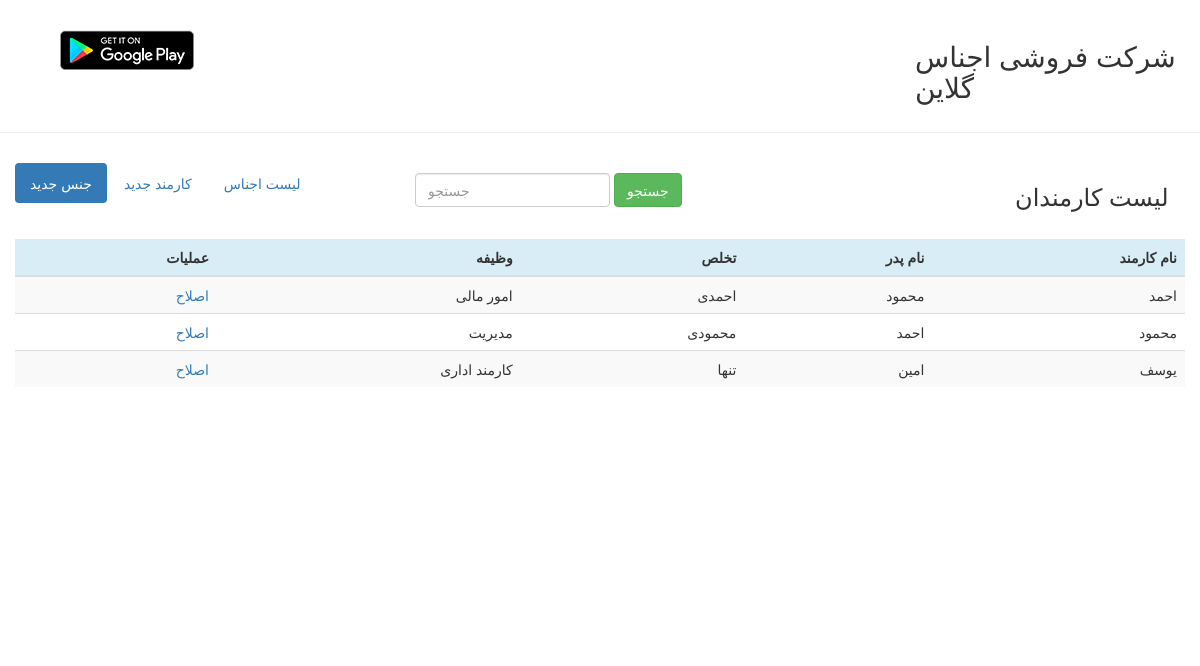
The page /list_emp.php on the database its author committed.
### tables this page shows
CREATE TABLE `employee` (
  `em_id` int(4) NOT NULL,
  `em_name` varchar(10) NOT NULL,
  `em_fname` varchar(10) NOT NULL,
  `em_surname` varchar(10) NOT NULL,
  `em_job` varchar(20) NOT NULL
);

### list_emp.php (the view)
<?php
    include("include/connecation.php");
    include("include/header.php");
	   if(!empty($_POST['search'])){
		      $search=$_POST['search'];
		      $sql="SELECT * FROM employee";
	           $sql .=" WHERE CONCAT(em_name,em_fname,em_surname,em_job) like '%$search%'";
	           $reslut=mysqli_query($c,$sql);
	   }else{
		    $sql="SELECT * FROM employee";
	   mysqli_set_charset($c,"utf8");
	   $reslut=mysqli_query($c,$sql);
	   }
?>
		<div class="row" id="menu">
	        <div class="col-md-4">
			  <ul class="nav nav-pills">
				  <li role="presentation" class="active"><a href="add_item.php">جنس جدید</a></li>
				  <li role="presentation"><a href="add_emp.php">کارمند جدید</a></li>
				  <li role="presentation"><a href="index.php">لیست اجناس</a></li>
				</ul>
			</div>
			 <div class="col-md-6" id="fsearch">
			 <form class="form-inline" action="" method="post">
                <div class="form-group">
                  <input type="text" class="form-control" name="search" placeholder="جستجو">
                    <button type="submit" class="btn btn-success">جستجو</button>
				</div>
              </form>
			</div>
			 <div class="col-md-2">
			<h2 class="title">لیست کارمندان</h2>
			</div>
	    </div>
		<br/>
		<div class="row" id="content">
	        <div class="col-md-12">
			 <table class="table table-striped" dir="rtl">
			       <thead>
				     <tr class="info">
					   <th>نام کارمند</th>
					   <th>نام پدر</th>
					   <th>تخلص</th>
					   <th>وظیفه</th>
					   <th>عملیات</th>
					 </tr>
				   </thead>
				   <tbody>
				      <?php
						if(mysqli_num_rows($reslut)>0){
							while($row=mysqli_fetch_row($reslut)){
								echo"<tr>";
								  echo"<td>".$row[1]."</td>";
								  echo"<td>".$row[2]."</td>";
								  echo"<td>".$row[3]."</td>";
								  echo"<td>".$row[4]."</td>";
								  echo"<td><a href='edit_emp.php?id=".$row[0]."'>اصلاح</td>";
								echo"</tr>";
							}
						}
					  ?>
				   </tbody>
			 </table>
			</div>
	    </div>
	</div>

### boot/css/mycss.css (style rules this page uses)
th { text-align:right; }
#menu, #fsearch { padding-top:10px; }
#content { min-height:400px; }
.title { font-size:24px; }

### rows shown on the page
employee: em_name "احمد", em_fname "محمود", em_surname "احمدی", em_job "امور مالی"
employee: em_name "محمود", em_fname "احمد", em_surname "محمودی", em_job "مدیریت"
employee: em_name "یوسف", em_fname "امین", em_surname "تنها", em_job "کارمند اداری"
